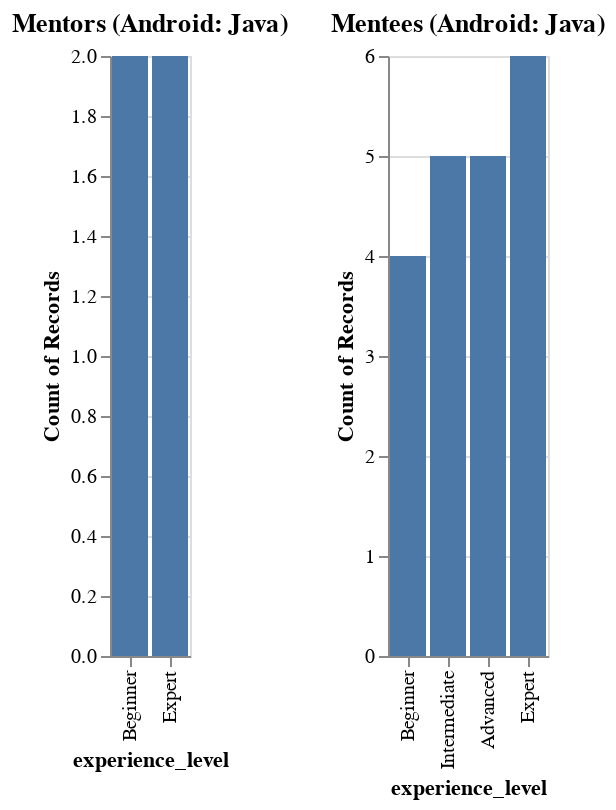

Write notebook code for a chart like this one.
### Code cell
mentors_chart | mentees_chart

### Figure 1 — Vega-Lite specification as saved in the notebook (floating-point values rounded to 4 significant figures)
{"config": {"view": {"continuousWidth": 400, "continuousHeight": 300}}, "hconcat": [{"data": {"name": "data-08e61d4c74a1c80fb0b4538228fa606b"}, "mark": "bar", "encoding": {"x": {"field": "experience_level", "sort": ["Beginner", "Intermediate", "Advanced", "Expert"], "type": "ordinal"}, "y": {"aggregate": "count", "type": "quantitative"}}, "title": "Mentors (Android: Java)"}, {"data": {"name": "data-7484d0968a9a1519b85775e0030b1648"}, "mark": "bar", "encoding": {"x": {"field": "experience_level", "sort": ["Beginner", "Intermediate", "Advanced", "Expert"], "type": "ordinal"}, "y": {"aggregate": "count", "type": "quantitative"}}, "title": "Mentees (Android: Java)"}], "$schema": "https://vega.github.io/schema/vega-lite/v4.17.0.json", "datasets": {"data-08e61d4c74a1c80fb0b4538228fa606b": [{"experience_level": "Beginner", "tech_stack": "Android: Java"}, {"experience_level": "Expert", "tech_stack": "Android: Java"}, {"experience_level": "Expert", "tech_stack": "Android: Java"}, {"experience_level": "Beginner", "tech_stack": "Android: Java"}], "data-7484d0968a9a1519b85775e0030b1648": [{"experience_level": "Expert", "tech_stack": "Android: Java"}, {"experience_level": "Expert", "tech_stack": "Android: Java"}, {"experience_level": "Intermediate", "tech_stack": "Android: Java"}, {"experience_level": "Advanced", "tech_stack": "Android: Java"}, {"experience_level": "Advanced", "tech_stack": "Android: Java"}, {"experience_level": "Advanced", "tech_stack": "Android: Java"}, {"experience_level": "Expert", "tech_stack": "Android: Java"}, {"experience_level": "Expert", "tech_stack": "Android: Java"}, {"experience_level": "Beginner", "tech_stack": "Android: Java"}, {"experience_level": "Beginner", "tech_stack": "Android: Java"}, {"experience_level": "Beginner", "tech_stack": "Android: Java"}, {"experience_level": "Intermediate", "tech_stack": "Android: Java"}, {"experience_level": "Beginner", "tech_stack": "Android: Java"}, {"experience_level": "Intermediate", "tech_stack": "Android: Java"}, {"experience_level": "Intermediate", "tech_stack": "Android: Java"}, {"experience_level": "Expert", "tech_stack": "Android: Java"}, {"experience_level": "Advanced", "tech_stack": "Android: Java"}, {"experience_level": "Intermediate", "tech_stack": "Android: Java"}, {"experience_level": "Advanced", "tech_stack": "Android: Java"}, {"experience_level": "Expert", "tech_stack": "Android: Java"}]}}
